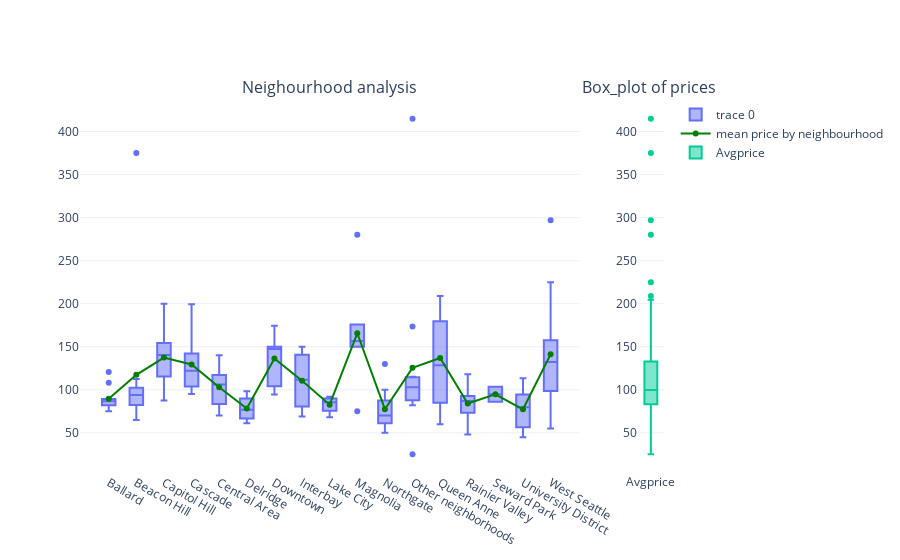

Here is the notebook cell this chart was saved with:
### Code cell
fig = go.Figure()


fig = make_subplots(
    rows=1, cols=2,
    column_widths=[0.95, 0.05],
    subplot_titles=("Neighourhood analysis", "Box_plot of prices "))

fig.add_trace(go.Box(x =mean_price_per_nbhood['neighbourhood_group_cleansed'],
                     y = mean_price_per_nbhood['price']))


fig.add_trace(go.Scatter(x=priceVsnbhood.neighbourhood_group_cleansed,
                         y = priceVsnbhood.price,
                         mode='lines+markers',
                         name='mean price by neighbourhood', 
                        marker_color='green'), 
                        row=1, col=1)

fig.add_box(y=mean_price_per_nbhood.price, name='Avgprice',
            row=1, col=2)

fig.show()

### Figure 1 — Plotly figure (JSON) as saved in the notebook; plotly's stock layout.template omitted (floating-point values rounded to 4 significant figures)
{"data": [{"x": ["Ballard", "Ballard", "Ballard", "Ballard", "Ballard", "Ballard", "Ballard", "Ballard", "Ballard", "Ballard", "Beacon Hill", "Beacon Hill", "Beacon Hill", "Beacon Hill", "Beacon Hill", "Beacon Hill", "Beacon Hill", "Beacon Hill", "Beacon Hill", "Beacon Hill", "Capitol Hill", "Capitol Hill", "Capitol Hill", "Capitol Hill", "Capitol Hill", "Capitol Hill", "Capitol Hill", "Capitol Hill", "Capitol Hill", "Capitol Hill", "Cascade", "Cascade", "Cascade", "Cascade", "Cascade", "Cascade", "Cascade", "Central Area", "Central Area", "Central Area", "Central Area", "Central Area", "Central Area", "Central Area", "Central Area", "Delridge", "Delridge", "Delridge", "Delridge", "Downtown", "Downtown", "Downtown", "Downtown", "Downtown", "Downtown", "Interbay", "Interbay", "Interbay", "Interbay", "Lake City", "Lake City", "Lake City", "Lake City", "Magnolia", "Magnolia", "Magnolia", "Magnolia", "Magnolia", "Magnolia", "Northgate", "Northgate", "Northgate", "Northgate", "Northgate", "Northgate", "Northgate", "Northgate", "Northgate", "Other neighborhoods", "Other neighborhoods", "Other neighborhoods", "Other neighborhoods", "Other neighborhoods", "Other neighborhoods", "Other neighborhoods", "Other neighborhoods", "Other neighborhoods", "Other neighborhoods", "Other neighborhoods", "Other neighborhoods", "Queen Anne", "Queen Anne", "Queen Anne", "Queen Anne", "Queen Anne", "Queen Anne", "Queen Anne", "Queen Anne", "Queen Anne", "Queen Anne", "Rainier Valley", "Rainier Valley", "Rainier Valley", "Rainier Valley", "Rainier Valley", "Rainier Valley", "Rainier Valley", "Rainier Valley", "Rainier Valley", "Seward Park", "Seward Park", "University District", "University District", "University District", "University District", "University District", "West Seattle", "West Seattle", "West Seattle", "West Seattle", "West Seattle", "West Seattle", "West Seattle", "West Seattle", "West Seattle", "West Seattle", "West Seattle"], "y": [108.1, 84.5, 75.0, 85.0, 89.0, 75.0, 88.33, 120.5, 82.0, 89.4, 85.09, 89.0, 99.0, 102.3, 375.0, 82.41, 99.0, 65.0, 65.0, 112.5, 118.0, 142.2, 140.0, 154.5, 140.6, 112.3, 115.5, 87.5, 163.2, 200.0, 126.9, 199.5, 100.0, 147.2, 115.4, 95.0, 122.0, 103.2, 70.0, 82.0, 140.0, 121.5, 108.8, 85.0, 112.9, 98.33, 72.0, 81.51, 61.17, 148.7, 94.5, 145.9, 174.5, 150.1, 104.0, 131.2, 150.0, 92.0, 69.0, 87.64, 92.0, 68.0, 83.17, 154.9, 75.0, 280.0, 158.2, 150.0, 175.8, 82.16, 70.0, 100.0, 50.0, 65.0, 83.35, 130.0, 50.0, 66.5, 106.6, 106.4, 415.0, 84.75, 90.75, 173.5, 82.0, 113.9, 115.1, 93.44, 25.0, 99.69, 124.0, 209.0, 85.0, 133.0, 60.0, 83.33, 119.1, 179.6, 204.5, 172.0, 94.97, 74.6, 92.0, 87.0, 85.8, 87.5, 118.0, 69.0, 48.0, 86.0, 103.5, 88.1, 113.3, 79.86, 45.0, 60.33, 98.1, 164.7, 90.0, 120.0, 135.0, 297.0, 135.9, 225.0, 132.1, 55.0, 100.0], "type": "box"}, {"marker": {"color": "green"}, "mode": "lines+markers", "name": "mean price by neighbourhood", "x": ["Ballard", "Beacon Hill", "Capitol Hill", "Cascade", "Central Area", "Delridge", "Downtown", "Interbay", "Lake City", "Magnolia", "Northgate", "Other neighborhoods", "Queen Anne", "Rainier Valley", "Seward Park", "University District", "West Seattle"], "y": [89.68, 117.4, 137.4, 129.4, 102.9, 78.25, 136.3, 110.6, 82.7, 165.7, 77.45, 125.5, 137.0, 84.1, 94.76, 77.33, 141.2], "type": "scatter", "xaxis": "x", "yaxis": "y"}, {"name": "Avgprice", "y": [108.1, 84.5, 75.0, 85.0, 89.0, 75.0, 88.33, 120.5, 82.0, 89.4, 85.09, 89.0, 99.0, 102.3, 375.0, 82.41, 99.0, 65.0, 65.0, 112.5, 118.0, 142.2, 140.0, 154.5, 140.6, 112.3, 115.5, 87.5, 163.2, 200.0, 126.9, 199.5, 100.0, 147.2, 115.4, 95.0, 122.0, 103.2, 70.0, 82.0, 140.0, 121.5, 108.8, 85.0, 112.9, 98.33, 72.0, 81.51, 61.17, 148.7, 94.5, 145.9, 174.5, 150.1, 104.0, 131.2, 150.0, 92.0, 69.0, 87.64, 92.0, 68.0, 83.17, 154.9, 75.0, 280.0, 158.2, 150.0, 175.8, 82.16, 70.0, 100.0, 50.0, 65.0, 83.35, 130.0, 50.0, 66.5, 106.6, 106.4, 415.0, 84.75, 90.75, 173.5, 82.0, 113.9, 115.1, 93.44, 25.0, 99.69, 124.0, 209.0, 85.0, 133.0, 60.0, 83.33, 119.1, 179.6, 204.5, 172.0, 94.97, 74.6, 92.0, 87.0, 85.8, 87.5, 118.0, 69.0, 48.0, 86.0, 103.5, 88.1, 113.3, 79.86, 45.0, 60.33, 98.1, 164.7, 90.0, 120.0, 135.0, 297.0, 135.9, 225.0, 132.1, 55.0, 100.0], "type": "box", "xaxis": "x2", "yaxis": "y2"}], "layout": {"xaxis": {"anchor": "y", "domain": [0.0, 0.855]}, "yaxis": {"anchor": "x", "domain": [0.0, 1.0]}, "xaxis2": {"anchor": "y2", "domain": [0.955, 1.0]}, "yaxis2": {"anchor": "x2", "domain": [0.0, 1.0]}, "annotations": [{"font": {"size": 16}, "showarrow": false, "text": "Neighourhood analysis", "x": 0.4275, "xanchor": "center", "xref": "paper", "y": 1.0, "yanchor": "bottom", "yref": "paper"}, {"font": {"size": 16}, "showarrow": false, "text": "Box_plot of prices ", "x": 0.9775, "xanchor": "center", "xref": "paper", "y": 1.0, "yanchor": "bottom", "yref": "paper"}]}}
